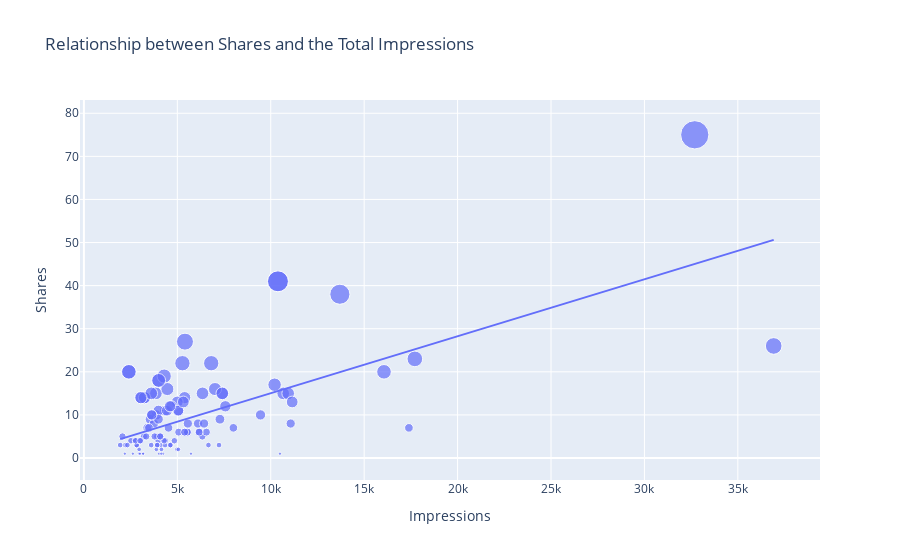

Notebook code for this chart:
### Markdown cell above
### Relationship between the number of shares and the Impressions

### Code cell
figure = px.scatter(data_frame = data, x = "Impressions",
                   y = "Shares", size = "Shares", trendline = "ols",
                    title = "Relationship between Shares and the Total Impressions")
figure.show()
